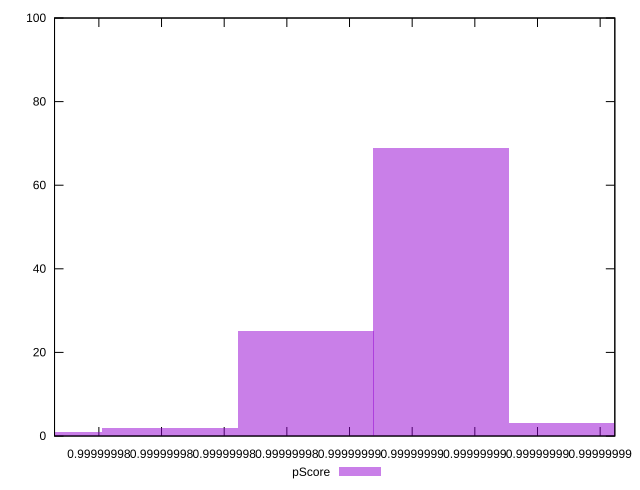

Write gnuplot code to recreate this figure.
reset

$pScore <<EOF
0.9999999845984229 25
0.9999999889328536 69
0.9999999802639922 2
0.9999999932672843 3
0.9999999759295615 1
EOF

set key outside below
set boxwidth 4.3344307068830825e-9
set xrange [0.9999999765848036:0.9999999944681768]
set yrange [0:100]
set trange [0:100]
set style fill transparent solid 0.5 noborder
set terminal svg size 640, 490 enhanced background rgb 'white'
set output "reprap/bootup-time/samples/pages+cached+noexternal+noimg/pScore/histogram.svg"

plot $pScore title "pScore" with boxes

reset
